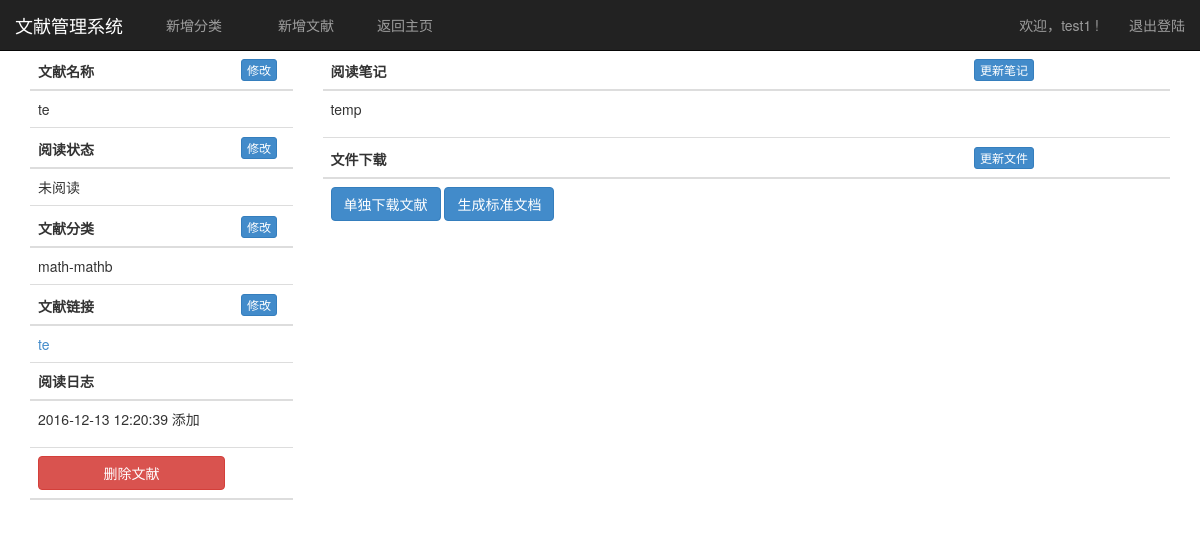
Page /docdetail/4/ (signed in) on the earlier database version.
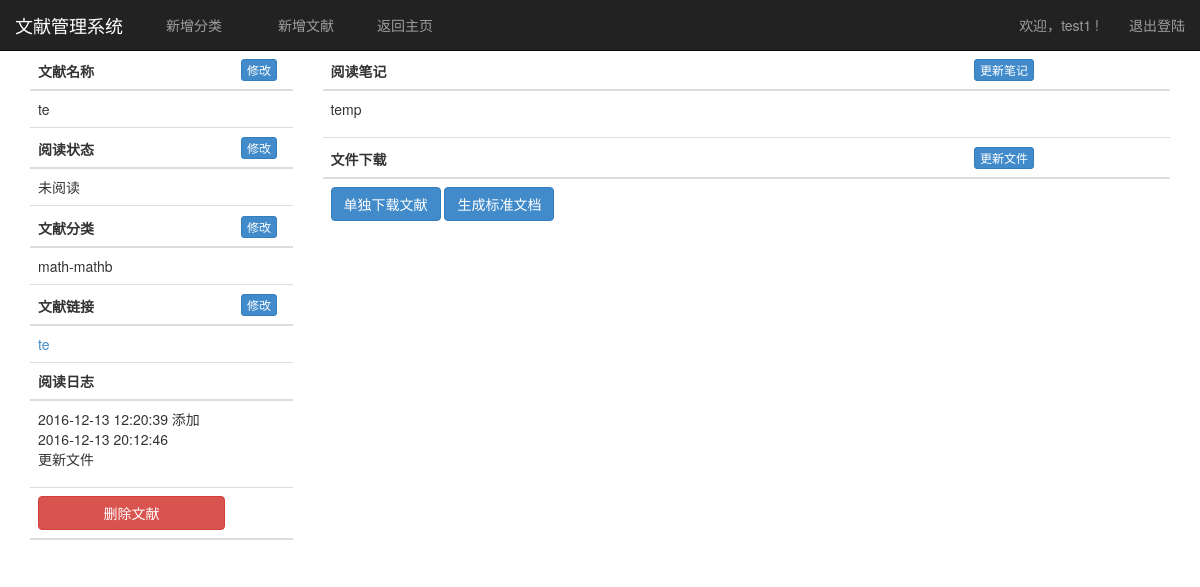
Same page on the later database version.
### users/models.py (models this page shows)
class Docs(models.Model):
	docname = models.CharField(max_length=200)
	readstatus = models.CharField(max_length=50)
	docurl = models.CharField(max_length=300)
	readlog = models.TextField()
	usernote = models.TextField()
	treenodeid = models.IntegerField()
	owner = models.IntegerField()
	docfile = models.FileField(upload_to="uploads/",null=True)

### users/views.py (the view)
# urls.py: url(r'^docdetail/(?P<num>[0-9]+)/$',views.docdetail),
def docdetail(request,num='1'):
    userid=getUserID(request)
    if userid==None:
        return render_to_response('users/login.html',{'error_notlogin':True})
    classList = SortTree.objects.filter(owner=userid).order_by("pathvalue")
    docInfo = Docs.objects.filter(owner=userid,id=num)
    classInfo = SortTree.objects.filter(owner=userid,id=docInfo[0].treenodeid)
    username=getUsername(userid)
    return render_to_response("users/docdetail.html",{'classList':classList,'docInfo':docInfo[0],'classInfo':classInfo[0].pathvalue,'username':username})

### users/views.py (called while the page is built)
def getUserID(request):
    try:
        userid = request.session['user']
        if userid == None:
            return None
        else:
            return userid
    except:
        return None

def getUsername(num):
    tempuser=Users.objects.get(id=num)
    return tempuser.username

### users/templates/users/docdetail.html (shortened to what this page needs)
<!DOCTYPE html>
{% load static %}
<html lang="en"><head><meta http-equiv="Content-Type" content="text/html; charset=UTF-8">
 <link href="{% static 'users/css/bootstrap.min.css' %}" rel="stylesheet">
	<link rel="stylesheet" type="text/css" href="{% static 'users/css/bootstrap.min.css' %}" />
    <link href="{% static 'users/css/starter-template.css' %}" rel="stylesheet">
    <link href="{% static 'users/css/style.css' %}" rel="stylesheet">
  </head>
  <body>
<nav class="navbar navbar-fixed-top navbar-inverse" role="navigation">
  <div class="container-fluid">
    <div class="navbar-header">
      <a class="navbar-brand" href="#">文献管理系统</a>
    </div>
    <div class="collapse navbar-collapse" id="bs-example-navbar-collapse-1">
      <ul class="nav navbar-nav">
      <form action="/newclass/" class="navbar-form navbar-left">
				<button type="button" class="btn btn-link" data-toggle="modal" data-target="#myModal">
  					新增分类
				</button>
	  	</form>
	  	<form action="/newclass/" class="navbar-form navbar-left" data-toggle="modal" data-target="#myModal2">
				<button type="button" class="btn btn-link">
  					新增文献
				</button>
	  	</form>
        <li><a href="/index/">返回主页</a></li>
      </ul>
              <ul class="nav navbar-nav navbar-right">
      		<li><a href="#">欢迎，{{username}} ! </a></li>
            <li><a href="/logout/">退出登陆</a></li>
          </ul>
    </div>
  </div>
</nav>
    <div class="container">
	  <div class="row">
	  <div class="col-md-3">
			<table class="table table-hover">
				<thead><tr><th>文献名称</th><th>
				<button type="button" class="btn btn-primary btn-xs" data-toggle="modal" data-target="#myModal3">
  					修改
				</button>
				</th></tr></thead>
				<tbody><tr><td>{{docInfo.docname}}</td></tr></tbody>
				<thead><tr>	<th>阅读状态</th><th>
				<button type="button" class="btn btn-primary btn-xs" data-toggle="modal" data-target="#myModal4">
  					修改
				</button>
				</th></tr></thead>
				<tbody><tr><td>{{docInfo.readstatus}}</td></tr></tbody>
				<thead><tr>	<th>文献分类</th><th>
				<button type="button" class="btn btn-primary btn-xs" data-toggle="modal" data-target="#myModal5">
  					修改
				</button>
				</th></tr></thead>
				<tbody><tr><td>{{classInfo}}</td></tr></tbody>
				<thead><tr>	<th>文献链接</th><th>
				<button type="button" class="btn btn-primary btn-xs" data-toggle="modal" data-target="#myModal6">
  					修改
				</button>
				</th></tr></thead>
				<tbody><tr><td><a href="http://{{docInfo.docurl}}" target="view_window">{{docInfo.docurl}}</a></td></tr></tbody>
				<thead><tr>	<th>阅读日志</th><th></th></tr></thead>
				<tbody><tr><td>{{docInfo.readlog|linebreaks}}</td></tr></tbody>
				<thead><tr>	<th><button type="button" class="btn btn-danger btn-block" data-toggle="modal" data-target="#myModal86">
  					删除文献
				</button></th><th></th></tr></thead>
          </table>
		</div>
     <div class="col-md-9">
			<table class="table">
            <thead><tr><th>阅读笔记</th><th>
				<button type="button" class="btn btn-primary btn-xs" data-toggle="modal" data-target="#myModal10">
  					更新笔记
				</button>
				</th></tr></thead>
            <tbody><tr>
                <td>{{docInfo.usernote|linebreaks}}</td>
              </tr>
            </tbody>
            <thead><tr><th>文件下载
           </th><th>
				<button type="button" class="btn btn-primary btn-xs" data-toggle="modal" data-target="#updatehaha">
  					更新文件
				</button>
				</th></tr></thead>
            <tbody><tr>
<td>
<a href="./download" class="btn btn-primary" role="button" target="view_window">单独下载文献</a>
				      <a href="./standardfile" class="btn btn-primary " role="button" target="view_window">生成标准文档</a>
</td>
              </tr>
            </tbody>
          </table>
		</div>
		</div>
    </div>
</body></html>

Differences in the rows shown:
changed Docs "te": readlog "2016-12-13 12:20:39 添加" → "2016-12-13 12:20:39 添加 2016-12-13 20:12:46 更新文件"
